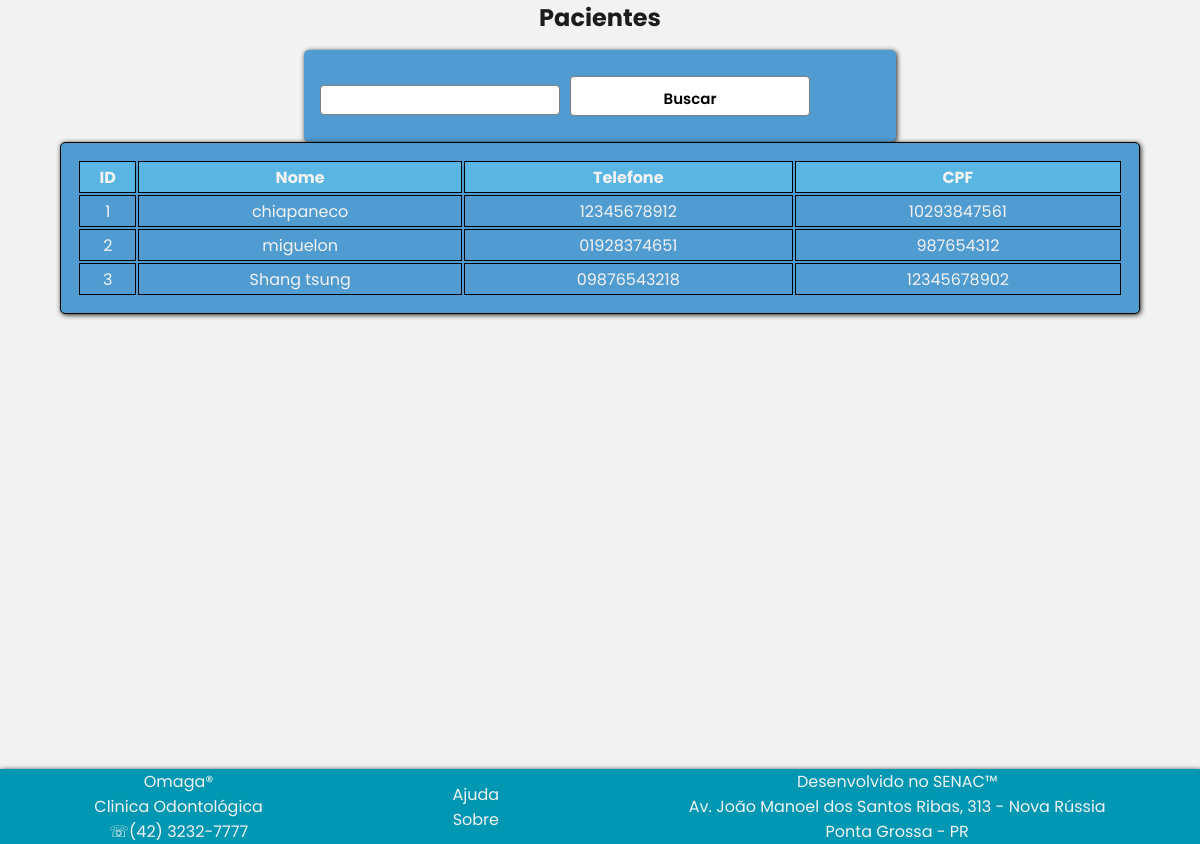
Before: /listarpaciente.php with the older database file.
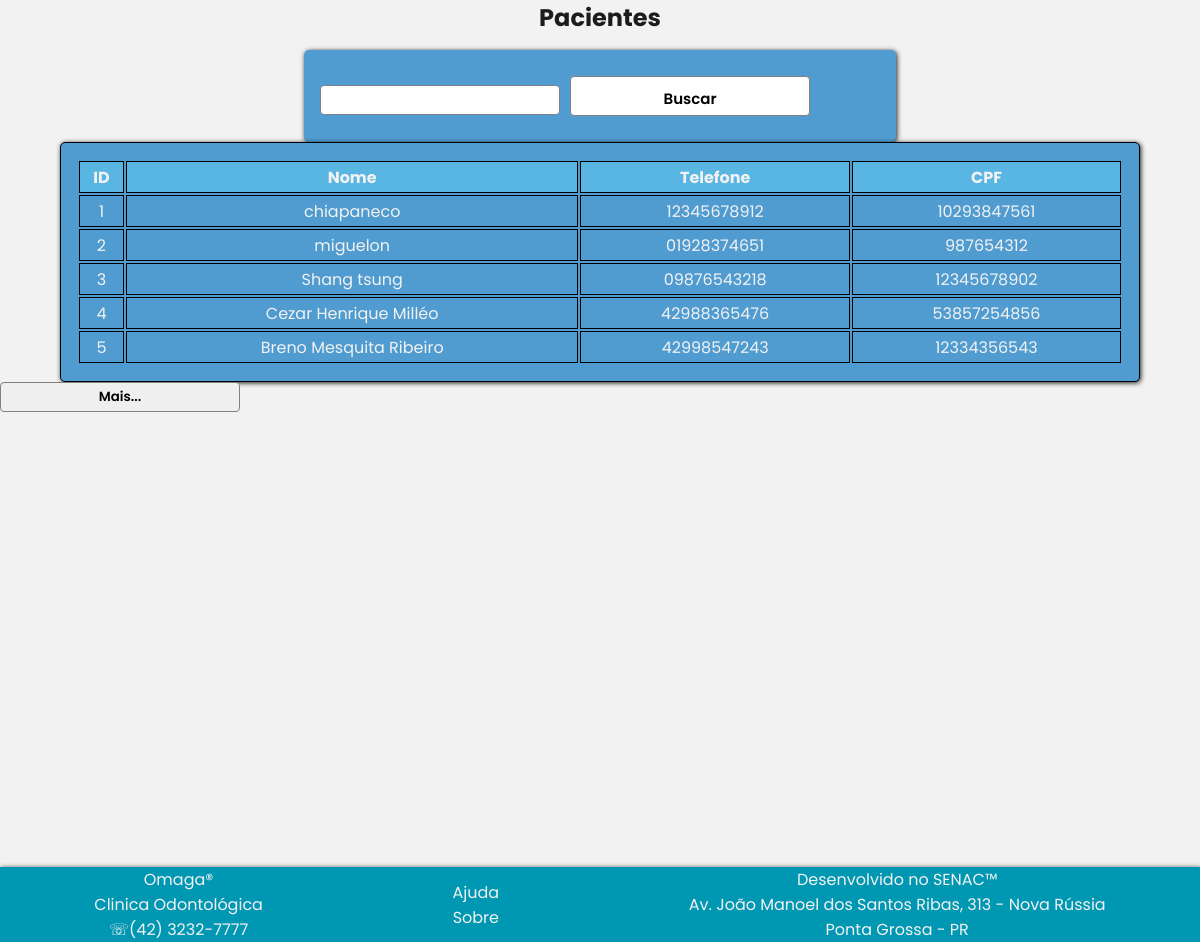
After: the same page with the newer database file.
### tables this page shows
CREATE TABLE IF NOT EXISTS `paciente` (
  `id_paciente_pk` int(11) NOT NULL,
  `nome` text,
  `telefone` varchar(11) DEFAULT NULL,
  `email` text,
  `senha` varchar(100) DEFAULT NULL,
  `cpf` bigint(11) DEFAULT NULL,
  `endereco` text,
  PRIMARY KEY (`id_paciente_pk`)
);

### persistence/Banco.php (called while the page is built, shortened)
<?php
class Banco{
	private $conexao;
	public function __construct(){
		$this->url="localhost";
		$this->usuario="root";
		$this->senha="";
		$this->banco="odontologia";
		$this->conexao=new mysqli($this->url,$this->usuario,
			$this->senha,$this->banco);
	}
	public function consultar($sql)
	{
		$consulta=$this->conexao->query($sql);
		$linhas=$consulta->num_rows;
		if($linhas>0){
			return $consulta;
		}else{
			return false;
		}
	}
}
?>

### persistence/PacientePA.php (called while the page is built, shortened)
<?php
require_once 'Banco.php';
class PacientePA{
	private $conexao;
	function __construct(){
		$this->conexao=new Banco();
	}
	public function retornarUltimo(){
		$sql="select max(id_paciente_pk) from paciente";
		$consulta=$this->conexao->consultar($sql);
		if (!$consulta){
			return false;
		}else{
			$linha=$consulta->fetch_assoc();
			$id=0;
			if ($linha['max(id_paciente_pk)']!=null){
				$id=$linha['max(id_paciente_pk)'];
			}
			return $id;
		}
	}
	public function listar_inicio_fim($inicio,$fim){
		$sql="select * from paciente where id_paciente_pk between $inicio and $fim";
		return $this->conexao->consultar($sql);
	}
	}
?>

### listarpaciente.php (the view, shortened to what this page needs)
<?php
	require_once 'cabecalho.php';
?>
    <h2>Pacientes</h2>
<?php
	if(isset($_POST['inicio'])){
		$inicio=$_POST['inicio'];
		$fim=$inicio+4;
	} else{
		$inicio=1;
		$fim=5;
	}
	require_once 'persistence/PacientePA.php';
	$pacientepa=new PacientePA();
	$consulta=$pacientepa->listar_inicio_fim($inicio,$fim);
	if (!$consulta){
		echo "<h2>Ainda não exitem pacientes.</h2>";
	} else{
		echo "<div id='painel'>";
		echo "<form action='buscarpaciente.php' method='GET'>";
		echo "<input type='search' name='busca'>";
		echo "<input class='btn' type='submit' name='botao' value='Buscar'>";
		echo"</form>";
		echo "</div>";
		echo "<table>";
		echo "<tr>";
		echo "<th>ID</th>";
		echo "<th>Nome</th>";
		echo "<th>Telefone</th>";
		echo "<th>CPF</th>";
		echo "</tr>";
		$consultag=$pacientepa->listar_inicio_fim($inicio,$fim);
		while ($linha=$consultag->fetch_assoc()){
			echo "<tr>";
			echo "<td>".$linha['id_paciente_pk']."</td>";
			echo "<td>".$linha['nome']."</td>";
			echo "<td>".$linha['telefone']."</td>";
			echo "<td>".$linha['cpf']."</td>";
			echo "</tr>";
		}
		echo "</table>";
		echo "<section>";
		$max=$pacientepa->retornarUltimo();
		if ($fim<$max){
			echo "<form action='listarpaciente.php' method='POST'>";
			echo "<input class='mais' type='submit' name='botao' value='Mais...''>";
		echo "</section>";
		}
	}
?>
<br/>
<br/>
<br/>
<br/>
<br/>
<br/>
<br/>
<br/>
<br/>
<br/>
<br/>
<br/>
<br/>
<br/>
<br/>
<?php
	require_once 'rodape.php';
?>

Changed rows visible on the page:
added paciente: id_paciente_pk "4", nome "Cezar Henrique Milléo", telefone "42988365476", cpf "53857254856"
added paciente: id_paciente_pk "5", nome "Breno Mesquita Ribeiro", telefone "42998547243", cpf "12334356543"
Other visible differences:
form field botao: (not shown) → "Mais..."
